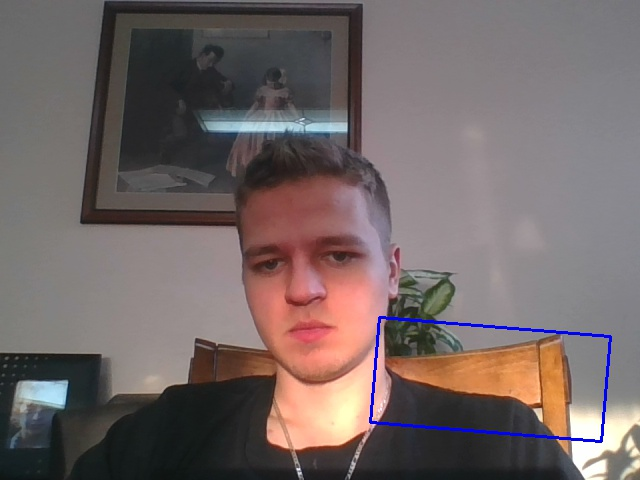
#> input picture TestImg.jpg, 640 x 480 px, given in place of the camera
$ python ImageProcessing.py
#> lines starting #> are read from the running program, lines starting #| are printed output that depends on the picture; after the words box and inside, x2 and y2 are one past the last pixel; in counts of white or black regions, pixels touching at a corner belong together
########################################## Image Processing Training  ###################################

import cv2
import numpy as np

######################Changing Colorspaces  #################################


# Color conversion: use cv2.cvtColor( Input_Image , flag) where flag = type of conversion

### See all the possible color conversion flags:###
flags = [i for i in dir(cv2) if i.startswith('COLOR_')]
print (flags)

"""HSV: hue saturation value
hue range is 0, 179
saturation range is 0, 255
value range is 0 , 255"""

## REALLLLYYYYYYYY COOL AND POWERFUL COLOR FILTERING EXAMPLE  (using webcam )
cap = cv2.VideoCapture(0)
while(1):
    # Take each frame
    _, frame = cap.read()
#> frame is the input picture: shape (480, 640, 3); mean B, G, R 102.3, 103, 115
    # Convert BGR to HSV
    hsv = cv2.cvtColor(frame, cv2.COLOR_BGR2HSV)
#> hsv: shape (480, 640, 3); mean H, S, V 81.9, 39, 118.5
    # define range of blue color in HSV
    lower_blue = np.array([110,50,50])
    upper_blue = np.array([130,255,255])
    # Threshold the HSV image to get only blue colors
    mask = cv2.inRange(hsv, lower_blue, upper_blue)
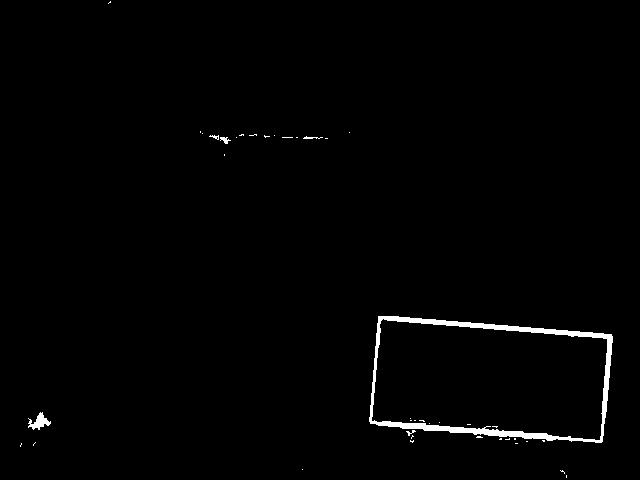
#> mask: shape (480, 640); 1.2% white; 41 white regions (35 under 20 px), largest, box (x1, y1, x2, y2) and area: (369, 316, 613, 443) 3186, (28, 412, 51, 430) 193, (220, 137, 231, 144) 41, (303, 136, 323, 139) 31, (209, 135, 219, 140) 24, (406, 430, 416, 436) 23
    # Bitwise-AND mask and original image
    res = cv2.bitwise_and(frame,frame, mask= mask)
    _ , thresh = cv2.threshold(frame,127,255,cv2.THRESH_BINARY)
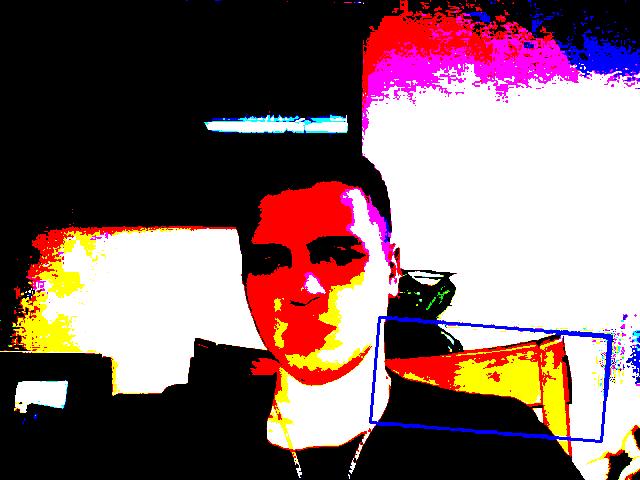
#> thresh: shape (480, 640, 3); mean B, G, R 102.8, 100.9, 128.6
    _ , thresh2 = cv2.threshold(frame,200,255,cv2.THRESH_BINARY)
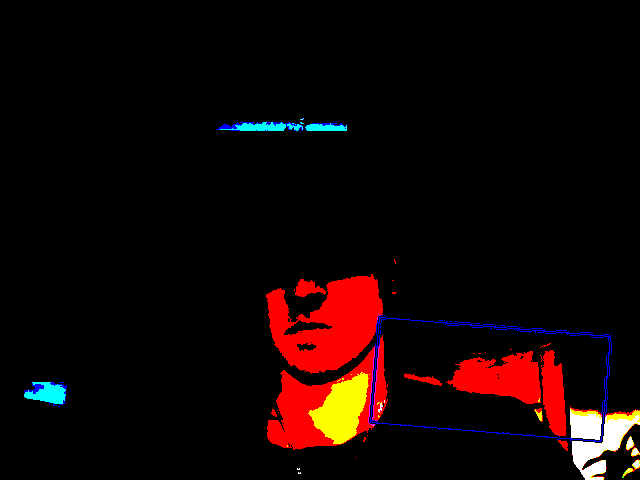
#> thresh2: shape (480, 640, 3); mean B, G, R 4.5, 5.6, 18.8
    th2 = cv2.adaptiveThreshold(cv2.cvtColor(frame,cv2.COLOR_BGR2GRAY),255,cv2.ADAPTIVE_THRESH_MEAN_C,\
            cv2.THRESH_BINARY,11,2)
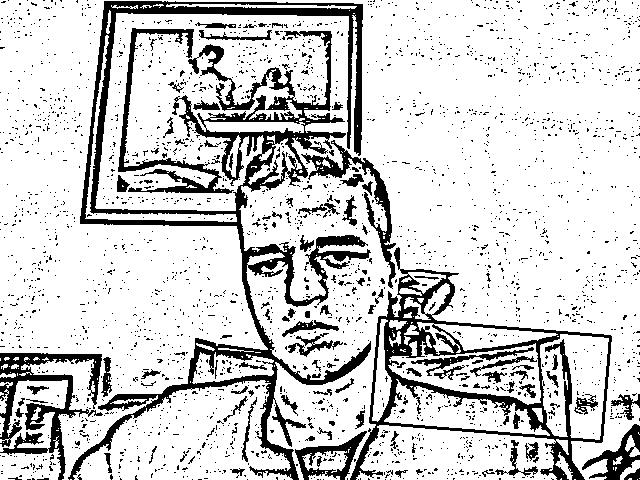
#> th2: shape (480, 640); 81.5% white; 2597 black regions (2487 under 20 px), largest, box (x1, y1, x2, y2) and area: (68, 1, 371, 480) 22424, (350, 247, 612, 480) 9019, (0, 353, 103, 480) 4052

    cv2.imshow('frame',frame)
    cv2.imshow('tresh', thresh)
#> (the run stopped early here; a loop or call above may not have finished)
